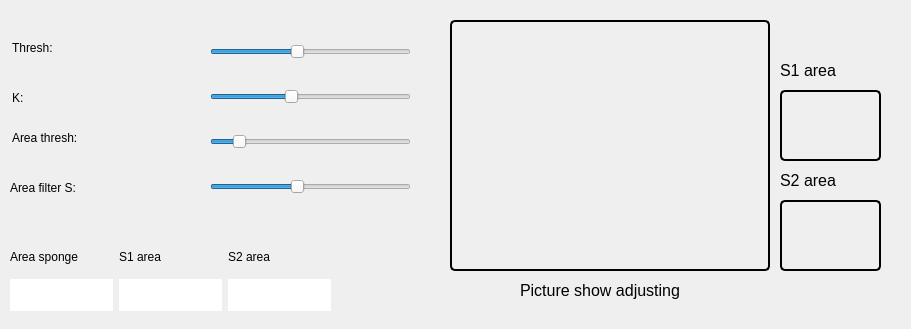
     <widget class="QWidget" name="adjust_balance" native="true">
      <property name="geometry">
       <rect>
        <x>60</x>
        <y>290</y>
        <width>911</width>
        <height>329</height>
       </rect>
      </property>
      <widget class="QLabel" name="area_filter">
       <property name="geometry">
        <rect>
         <x>10</x>
         <y>180</y>
         <width>191</width>
         <height>16</height>
        </rect>
       </property>
       <property name="text">
        <string>Area filter S:</string>
       </property>
      </widget>
      <widget class="QLabel" name="space_image_balance">
       <property name="geometry">
        <rect>
         <x>450</x>
         <y>20</y>
         <width>320</width>
         <height>251</height>
        </rect>
       </property>
       <property name="styleSheet">
        <string notr="true">border: 2px solid black;
                border-radius: 5px;
                padding: 10px;</string>
       </property>
       <property name="text">
        <string/>
       </property>
      </widget>
      <widget class="QLabel" name="label_39">
       <property name="geometry">
        <rect>
         <x>520</x>
         <y>280</y>
         <width>191</width>
         <height>21</height>
        </rect>
       </property>
       <property name="font">
        <font>
         <pointsize>12</pointsize>
        </font>
       </property>
       <property name="text">
        <string>Picture show adjusting</string>
       </property>
      </widget>
      <widget class="QLabel" name="space_s1">
       <property name="geometry">
        <rect>
         <x>780</x>
         <y>90</y>
         <width>101</width>
         <height>71</height>
        </rect>
       </property>
       <property name="styleSheet">
        <string notr="true">border: 2px solid black;
                border-radius: 5px;
                padding: 10px;</string>
       </property>
       <property name="text">
        <string/>
       </property>
      </widget>
      <widget class="QLabel" name="space_s2">
       <property name="geometry">
        <rect>
         <x>780</x>
         <y>200</y>
         <width>101</width>
         <height>71</height>
        </rect>
       </property>
       <property name="styleSheet">
        <string notr="true">border: 2px solid black;
                border-radius: 5px;
                padding: 10px;</string>
       </property>
       <property name="text">
        <string/>
       </property>
      </widget>
      <widget class="QLabel" name="label_40">
       <property name="geometry">
        <rect>
         <x>780</x>
         <y>60</y>
         <width>91</width>
         <height>21</height>
        </rect>
       </property>
       <property name="font">
        <font>
         <pointsize>12</pointsize>
        </font>
       </property>
       <property name="text">
        <string>S1 area</string>
       </property>
      </widget>
      <widget class="QLabel" name="label_41">
       <property name="geometry">
        <rect>
         <x>780</x>
         <y>170</y>
         <width>91</width>
         <height>21</height>
        </rect>
       </property>
       <property name="font">
        <font>
         <pointsize>12</pointsize>
        </font>
       </property>
       <property name="text">
        <string>S2 area</string>
       </property>
      </widget>
      <widget class="QWidget" name="layoutWidget">
       <property name="geometry">
        <rect>
         <x>210</x>
         <y>20</y>
         <width>201</width>
         <height>201</height>
        </rect>
       </property>
       <layout class="QVBoxLayout" name="verticalLayout_2">
        <item>
         <widget class="QSlider" name="value_thresh">
          <property name="maximum">
           <number>255</number>
          </property>
          <property name="pageStep">
           <number>1</number>
          </property>
          <property name="value">
           <number>110</number>
          </property>
          <property name="orientation">
           <enum>Qt::Horizontal</enum>
          </property>
         </widget>
        </item>
        <item>
         <widget class="QSlider" name="value_k">
          <property name="maximum">
           <number>5</number>
          </property>
          <property name="pageStep">
           <number>1</number>
          </property>
          <property name="value">
           <number>2</number>
          </property>
          <property name="orientation">
           <enum>Qt::Horizontal</enum>
          </property>
         </widget>
        </item>
        <item>
         <widget class="QSlider" name="value_area_thresh">
          <property name="maximum">
           <number>50000</number>
          </property>
          <property name="value">
           <number>6000</number>
          </property>
          <property name="orientation">
           <enum>Qt::Horizontal</enum>
          </property>
         </widget>
        </item>
        <item>
         <widget class="QSlider" name="value_area_filter">
          <property name="maximum">
           <number>2000</number>
          </property>
          <property name="pageStep">
           <number>10</number>
          </property>
          <property name="value">
           <number>865</number>
          </property>
          <property name="orientation">
           <enum>Qt::Horizontal</enum>
          </property>
         </widget>
        </item>
       </layout>
      </widget>
      <widget class="QWidget" name="layoutWidget">
       <property name="geometry">
        <rect>
         <x>10</x>
         <y>240</y>
         <width>321</width>
         <height>71</height>
        </rect>
       </property>
       <layout class="QGridLayout" name="gridLayout">
        <item row="1" column="2">
         <widget class="QLabel" name="value_s2_area">
          <property name="styleSheet">
           <string notr="true">background-color: rgb(255, 255, 255);</string>
          </property>
          <property name="text">
           <string/>
          </property>
         </widget>
        </item>
        <item row="0" column="1">
         <widget class="QLabel" name="label_17">
          <property name="text">
           <string>S1 area</string>
          </property>
         </widget>
        </item>
        <item row="1" column="1">
         <widget class="QLabel" name="value_s1_area">
          <property name="styleSheet">
           <string notr="true">background-color: rgb(255, 255, 255);</string>
          </property>
          <property name="text">
           <string/>
          </property>
         </widget>
        </item>
        <item row="1" column="0">
         <widget class="QLabel" name="value_result_area">
          <property name="styleSheet">
           <string notr="true">background-color: rgb(255, 255, 255);</string>
          </property>
          <property name="text">
           <string/>
          </property>
         </widget>
        </item>
        <item row="0" column="0">
         <widget class="QLabel" name="result_area">
          <property name="text">
           <string>Area sponge</string>
          </property>
         </widget>
        </item>
        <item row="0" column="2">
         <widget class="QLabel" name="label_26">
          <property name="text">
           <string>S2 area</string>
          </property>
         </widget>
        </item>
       </layout>
      </widget>
      <widget class="QLabel" name="area_thresh">
       <property name="geometry">
        <rect>
         <x>12</x>
         <y>130</y>
         <width>191</width>
         <height>16</height>
        </rect>
       </property>
       <property name="text">
        <string>Area thresh:</string>
       </property>
      </widget>
      <widget class="QLabel" name="k">
       <property name="geometry">
        <rect>
         <x>12</x>
         <y>90</y>
         <width>191</width>
         <height>16</height>
        </rect>
       </property>
       <property name="text">
        <string>K:</string>
       </property>
      </widget>
      <widget class="QLabel" name="thresh">
       <property name="geometry">
        <rect>
         <x>12</x>
         <y>40</y>
         <width>191</width>
         <height>16</height>
        </rect>
       </property>
       <property name="text">
        <string>Thresh:</string>
       </property>
      </widget>
      <zorder>layoutWidget</zorder>
      <zorder>area_thresh</zorder>
      <zorder>k</zorder>
      <zorder>thresh</zorder>
      <zorder>layoutWidget</zorder>
      <zorder>area_filter</zorder>
      <zorder>space_image_balance</zorder>
      <zorder>space_s1</zorder>
      <zorder>space_s2</zorder>
      <zorder>label_40</zorder>
      <zorder>label_41</zorder>
      <zorder>label_39</zorder>
     </widget>
